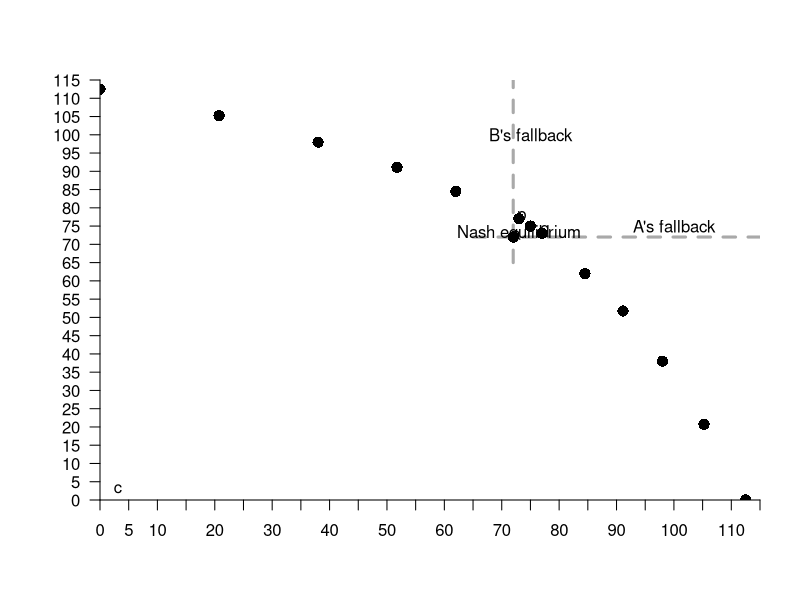

The R script that drew this image:
require(ggplot2)
require(shape)
pdf(file = "society/upf_marshall.pdf", width = 9, height = 7)

#Set parameters for graphics
axislabelsize <- 1.5
par(mar =  c(5, 5, 4, 2))
xlims <- c(0, 115)
ylims <- c(0, 115)

production <- function(ea, eb){
  (15 - (1/4)*eb)*ea
}

uA1 <- function(ea, eb){
  (15 - (1/4)*eb)*ea - (1/2)*(ea)^2  
}

uB1 <- function(ea, eb){
  (15 - (1/4)*ea)*eb - (1/2)*(eb)^2  
}

uAalt <- function(ea, production){
  production - (1/2)*(ea)^2  
}

eA <- function(gamma, delta = 12){
  delta/(1 + gamma)
}

eAstar <- function(gamma, delta = 12){
  delta/(1 + 2*gamma)
}


#Plot command 
plot(0, 0, xlim = xlims, ylim = ylims, 
     type = "n",
     xlab = expression(paste("")),
     ylab = expression(paste("")), 
     axes = FALSE,
     # xlab = expression(paste("Bob's Payoff, ", u^B)),
     # ylab = expression(paste("Alfredo's Payoff, ", u^A)),
     #xaxt = "n", 
     #yaxt = "n", 
     cex.lab = axislabelsize, 
     bty = "n", 
     xaxs="i", 
     yaxs="i"
     )


#Customize ticks and labels for the plot
ticksy <- seq(ylims[1], ylims[2], 5)
ylabels <- seq(ylims[1], ylims[2], 5)
ticksx <- seq(xlims[1], xlims[2], 5)
xlabels <- seq(xlims[1], xlims[2], 5)
# ticksy <- c(65, 70, 72, 73, 75, 78, ylims[2])
# ylabels <- c(65, 70, 72, 73, 75, 78, NA)
# ticksx <- c(65, 70, 72, 75, 77, 78, xlims[2])
# xlabels <- c(65, 70, 72, 75, 77, 78, NA)
axis(1, at = ticksx, pos = 0, labels = xlabels)
axis(2, at = ticksy, pos = 0, labels = ylabels, las = 1)

#Rent polygon
# xrent <- c(2, 3, 3.5, 2)
# yrent <- c(3.5, 3, 2, 2)
# polygon(xrent, yrent, col="powderblue", density=NULL, border = NA)


#Lines for the coordinates of the Nash equilbrium
#segments(70, 78, 75, 75, lty = 1, col = "#7fc97f", lwd = 4)
#segments(78, 70, 75, 75, lty = 1, col = "#7fc97f", lwd = 4)

#Lines for Fallback positions
segments(65, 72, xlims[2], 72, lty = 2, col = "darkgrey", lwd = 3)
text(100, 75, expression(paste("A's fallback")))
segments(72, 65, 72, ylims[2], lty = 2, col = "darkgrey", lwd = 3)
text(75, 100, expression(paste("B's fallback")))

#Add points a, b, c and c
# points(70, 78, pch = 16, col = "black", cex = 1.5)
# text(1.1, 4.1, expression(paste("b")))
points(75, 75, pch = 16, col = "black", cex = 1.5)
text(3.1, 3.1, expression(paste("c")))
# points(78, 70, pch = 16, col = "black", cex = 1.5)
# text(4.1, 1.1, expression(paste("d")))
points(72, 72, pch = 16, col = "black", cex = 1.5)
text(72.5, 72.5, expression(paste("a")))
# points(3.5, 2, pch = 16, col = "black", cex = 1.5)
# text(3.6, 2.1, expression(paste("f")))
# points(2, 3.5, pch = 16, col = "black", cex = 1.5)
# text(2.1, 3.6, expression(paste("e")))
text(73, 73, expression(paste("Nash equilibrium")))


points(77, 73, pch = 16, col = "black", cex = 1.5)
text(77.5, 73.5, expression(paste("q")))

points(73, 77, pch = 16, col = "black", cex = 1.5)
text(73.5, 77.5, expression(paste("p")))

points(62, 84.5, pch = 16, col = "black", cex = 1.5)
points(84.5, 62, pch = 16, col = "black", cex = 1.5)
points(38, 98, pch = 16, col = "black", cex = 1.5)
points(98, 38, pch = 16, col = "black", cex = 1.5)
points(91.125, 51.75, pch = 16, col = "black", cex = 1.5)
points(51.75, 91.125, pch = 16, col = "black", cex = 1.5)
points(20.75, 105.25, pch = 16, col = "black", cex = 1.5)
points(105.25, 20.75, pch = 16, col = "black", cex = 1.5)
points(0, 112.5, pch = 16, col = "black", cex = 1.5)
points(112.5, 0, pch = 16, col = "black", cex = 1.5)


#Label utility possibilities frontier
# text(3.8, 2.6, expression(paste("Utility Possibilities")))
# text(3.8, 2.35, expression(paste("Frontier (upf)")))

#Arrows and economic rent label
# Arrows(2.7, 3.7, 2.7, 2.7, col = "black", lty = 1, lwd = 2, arr.type = "triangle")
# text(2.8, 3.8,  expression(paste("Economic Rent")))

dev.off()
